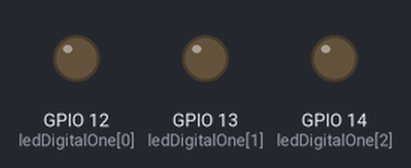
Bench run of a sketch on a simulated ESP8266 (NodeMCU). On the bench: output pins drawn as LEDs (lit = HIGH). WiFi joins after 1.5 s; servers stay silent unless stated; uploads are accepted with an empty reply; what the sketch prints to the serial monitor is not drawn.

Above: at 1.6 s.
At 4.3 s:
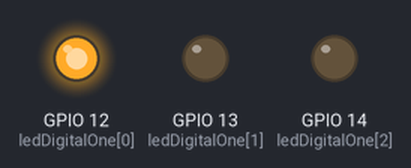
Timing chart, 0 to 5.8 s (numbered marks = the images above):
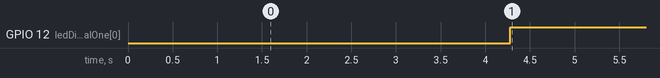

Measured:
- by itself, GPIO 12 (ledDigitalOne[0]): LOW → HIGH at 4.3 s

The sketch:

userled.ino
```cpp
#include <ESP8266WiFi.h>

int ledDigitalOne[] = {12, 13, 14};

const boolean ON = HIGH;

const boolean OFF = LOW;

const boolean RED[] = {ON, OFF, OFF};
const boolean GREEN[] = {OFF, ON, OFF};
const boolean BLUE[] = {OFF, OFF, ON};
const boolean YELLOW[] = {ON, ON, OFF};
const boolean CYAN[] = {OFF, ON, ON};
const boolean MAGENTA[] = {ON, OFF, ON};
const boolean WHITE[] = {ON, ON, ON};
const boolean BLACK[] = {OFF, OFF, OFF};

const boolean* COLORS[] = {RED, GREEN, BLUE, YELLOW, CYAN, MAGENTA, WHITE, BLACK};


const char* ssid     = "wifiname";
const char* password = "wifipassword";

const char* host = "host";

int value = 1;

void setup() {
  Serial.begin(115200);
  delay(10);


  Serial.println();
  Serial.println();
  Serial.print("Connecting to ");
  Serial.println(ssid);

  WiFi.begin(ssid, password);

  while (WiFi.status() != WL_CONNECTED) {
    delay(500);
    Serial.print(".");
  }

  Serial.println("");
  Serial.println("WiFi connected");
  Serial.println("IP address: ");
  Serial.println(WiFi.localIP());
  for(int i = 0; i < 3; i++){
   pinMode(ledDigitalOne[i], OUTPUT);
  }


}

void loop() {
  delay(1000);

  Serial.print("Connecting to ");
  Serial.println(host);

  WiFiClient Client;
  const int httpPort = 80;
  if (!Client.connect(host, httpPort)) {
    Serial.println("Connection failed");
    return;
  }

  String url = "/member?member_id=1";
  Serial.print("Requesting URL: ");
  Serial.println(host + url);
  Serial.println(String("TRY: ") + value + ".");

  Client.print(String("GET ") + url + "member_id=1" + " HTTP/1.1\r\n" + "Host: " + host + "\r\n" + "Connection: close\r\n\r\n");
  delay(500);
  String reault;
  while(Client.available()){
    reault = Client.readStringUntil('\r');
    Serial.println();
  }
  int result = atoi( &reault[ 0 ] );

  Serial.println(reault);
  Serial.println(result);
  if (result >= 1000){
    setColor(ledDigitalOne, GREEN);
  }
  else if (result >= 750){
    setColor(ledDigitalOne, BLUE);
  }
  else if (result >= 500){
    setColor(ledDigitalOne, YELLOW);
  }
  else if (result >= 250){
    setColor(ledDigitalOne, MAGENTA);
  }
  else {
    setColor(ledDigitalOne, RED);
  }
  Serial.println("");
  Serial.println(String("Try nr. ") + value + " is finished.");
  Serial.println("Waiting for next try...");
  Serial.println("");
  value = value + 1;
  delay(1000);
}

void setColor(int* led, boolean* color){
 for(int i = 0; i < 3; i++){
   digitalWrite(led[i], color[i]);
 }
}

void setColor(int* led, const boolean* color){
  boolean tempColor[] = {color[0], color[1], color[2]};
  setColor(led, tempColor);
}
```
